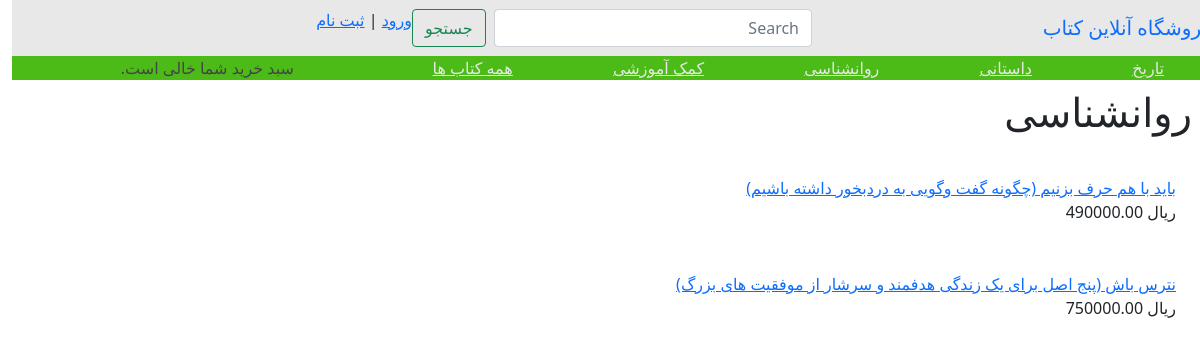
/ronshns/, run on the app's committed database.
### book/models.py (models this page shows, shortened)
class Category(models.Model):
    name = models.CharField(verbose_name='دسته', max_length=200, db_index=True)
    slug = models.SlugField(max_length=200, unique=True)
    created_by = models.ForeignKey(get_user_model(), verbose_name='ایجاد کننده', on_delete=models.CASCADE)
    create_time = models.DateTimeField(verbose_name='تاریخ ایجاد', auto_now_add=True)
    update_time = models.DateTimeField(verbose_name='تاریخ بروزرسانی', auto_now=True)
    class Meta:
        verbose_name_plural = 'گروه ها'
        ordering = ('name',)
    def get_absolute_url(self):
        return reverse('book:book_list_by_category', args=[self.slug])

class Book(models.Model):
    category = models.ManyToManyField(Category, verbose_name='دسته', related_name='books')
    title = models.CharField(verbose_name='عنوان کتاب', max_length=200, db_index=True)
    author = models.CharField(verbose_name='نویسنده', max_length=100)
    slug = models.SlugField(max_length=200, db_index=True)
    price = models.DecimalField(verbose_name='قیمت کتاب', max_digits=10, decimal_places=2)
    cash_off = models.ForeignKey('order.CashOff', verbose_name='تخفیف نقدی',
                                 on_delete=models.DO_NOTHING, blank=True, null=True
                                 )
    percent_off = models.ForeignKey('order.PercentageOff', verbose_name='تخفیف درصدی',
                                    on_delete=models.DO_NOTHING, blank=True, null=True
                                    )
    quantity = models.IntegerField(verbose_name='موجودی انبار')
    available = models.BooleanField(verbose_name='موجود در انبار', default=True)
    created_by = models.ForeignKey(CustomUser, verbose_name='ایجاد کننده', on_delete=models.CASCADE)
    create_time = models.DateTimeField(verbose_name='تاریخ ایجاد', auto_now_add=True)
    update_time = models.DateTimeField(verbose_name='تاریخ بروزرسانی', auto_now=True)
    class Meta:
        verbose_name_plural = 'کتاب ها'
        ordering = ('title',)
        index_together = (('id', 'slug'),)
    def get_absolute_url(self):
        return reverse('book:book_detail', args=[self.id, self.slug])

### book/views.py (the view)
# urls.py: path('', book_list, name='book_list'),
def book_list(request, category_slug=None):
    category = None
    categories = Category.objects.all()
    search_book = request.GET.get('search')
    if search_book:
        books = Book.objects.filter(Q(title__icontains=search_book) | Q(author__icontains=search_book), available=True)
    else:
        books = Book.objects.filter(available=True)
    if category_slug:
        category = get_object_or_404(Category, slug=category_slug)
        books = books.filter(category=category)
    return render(request,
                  'book/book_list.html',
                  {'category': category, 'categories': categories, 'books': books}
                  )

### cart/cart.py (called while the page is built)
    def __len__(self):
        return sum(item['quantity'] for item in self.cart.values())

### cart/context_processors.py (called while the page is built)
def cart(request):
    return {'cart': Cart(request)}

### book/templates/book/book_list.html (shortened to what this page needs)
{% extends "base.html" %}
{% load static %}
{% block content %}
    <div id="main" class="product-list">
        <h1 class="p-2">
            {% if category %}{{ category.name }}
            {% else %}
                همه کتاب ها
            {% endif %}
        </h1>
        {% for book in books %}
            <div class="item p-4">
                <a href="{{ book.get_absolute_url }}">{{ book.title }}</a>
                <br>
                   ریال {{ book.price }}
            </div>
        {% endfor %}
    </div>
{% endblock content%}

### templates/base.html (shortened to what this page needs)
{% load static %}
<!DOCTYPE html>
<html  lang="ar" dir="rtl">
    <head>
        <link rel="stylesheet" href="https://cdn.jsdelivr.net/npm/bootstrap@5.0.2/dist/css/bootstrap.rtl.min.css"
>
        <link href="{% static "css/base.css" %}" rel="stylesheet">
    </head>
    <body>
        <div class="navbar navbar-expand-lg mh-100">
                <div class="col">
                    <a class="navbar-brand" href="#">فروشگاه آنلاین کتاب </a>
                </div>
                <div id="search" class="col">
                    <form class="d-flex" action="{% url 'book:book_list' %}">
                      <input class="form-control me-2" type="search" placeholder="Search" aria-label="Search" name="search">
                      <button class="btn btn-outline-success" type="submit">جستجو</button>
                    </form>
                </div>
                <div class="col text-left">
                    {% if user.is_authenticated %}
                    <p><a href="{% url 'account_logout' %}">خروج</a></p>
                    {% else %}
                        <p><a href="{% url 'account_login' %}">ورود</a> |
                        <a href="{% url 'account_signup' %}">ثبت نام</a></p>
                    {% endif %}
                </div>
        </div>
<div id="subheader" class="row">
            <div id="category_list" class="col-9">
                {% for c in categories %}
                        <a class="m-5" href="{{ c.get_absolute_url }}">{{ c.name }}</a>
                {% endfor %}
                <a class="m-5" href="{% url "book:book_list" %}">همه کتاب ها</a>
            </div>
            <div class="col-3 cart">
                {% with total_items=cart|length %}
                    {% if total_items > 0 %}
                        Your cart:
                        <a href="{% url "cart:cart_detail" %}">
                        {{ total_items }} item{{ total_items|pluralize }},
                        {{ cart.get_total_price }}
                        </a>
                    {% else %}
                        سبد خرید شما خالی است.
                    {% endif %}
                {% endwith %}
            </div>
    </div>
        <section class="container-fluid">
            {% block content %}
            {% endblock content%}
        </section>
    </body>
</html>

### static/css/base.css (style rules this page uses)
.navbar { background-color: #E8E8E8; }
#subheader { background-color: #4CBB17!important; color:#444; }
#category_list a { color: #E8E8E8 !important; }

### data on the page
Category: name "تاریخ"
Category: name "داستانی"
Category: name "روانشناسی"
Category: name "کمک آموزشی"
Book: title "باید با هم حرف بزنیم (چگونه گفت وگویی به دردبخور داشته باشیم)", price "490000.00"
Book: title "نترس باش (پنج اصل برای یک زندگی هدفمند و سرشار از موفقیت های بزرگ)", price "750000.00"
